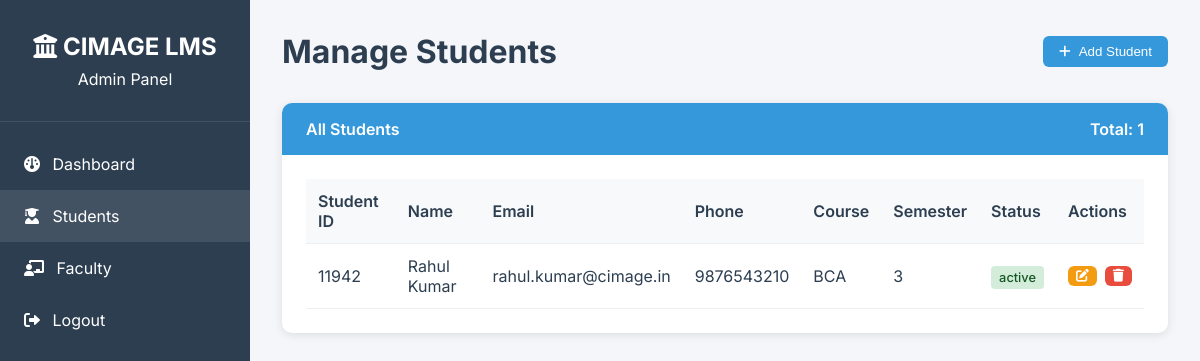
The app's page /admin/students.php (signed in) with its own data.
### tables this page shows
CREATE TABLE IF NOT EXISTS students (
    id INT AUTO_INCREMENT PRIMARY KEY,
    student_id VARCHAR(20) UNIQUE NOT NULL,
    first_name VARCHAR(50) NOT NULL,
    last_name VARCHAR(50) NOT NULL,
    email VARCHAR(100) UNIQUE NOT NULL,
    password VARCHAR(255) NOT NULL,
    phone VARCHAR(15),
    address TEXT,
    profile_picture TEXT,
    course VARCHAR(50),
    semester INT,
    enrollment_date DATE,
    status ENUM('active', 'inactive', 'graduated') DEFAULT 'active',
    created_at TIMESTAMP DEFAULT CURRENT_TIMESTAMP,
    updated_at TIMESTAMP DEFAULT CURRENT_TIMESTAMP ON UPDATE CURRENT_TIMESTAMP
);

### admin/students.php (the view, shortened to what this page needs)
<?php
require_once '../config.php';
$students = $conn->query("SELECT * FROM students ORDER BY created_at DESC");
?>
<!DOCTYPE html>
<html lang="en">
<head>
    <link rel="stylesheet" href="https://cdnjs.cloudflare.com/ajax/libs/font-awesome/6.0.0/css/all.min.css">
</head>
<body>
    <div class="admin-container">
        <div class="sidebar">
            <div class="sidebar-header">
                <h2><i class="fas fa-university"></i> CIMAGE LMS</h2>
                <p>Admin Panel</p>
            </div>
            <nav class="sidebar-menu">
                <a href="index.php" class="menu-item">
                    <i class="fas fa-dashboard"></i> Dashboard
                </a>
                <a href="students.php" class="menu-item active">
                    <i class="fas fa-user-graduate"></i> Students
                </a>
                <a href="faculty.php" class="menu-item">
                    <i class="fas fa-chalkboard-teacher"></i> Faculty
                </a>
                <a href="logout.php" class="menu-item">
                    <i class="fas fa-sign-out-alt"></i> Logout
                </a>
            </nav>
        </div>
        <div class="main-content">
            <div class="header">
                <h1>Manage Students</h1>
                <button class="btn btn-primary" onclick="openAddModal()">
                    <i class="fas fa-plus"></i> Add Student
                </button>
            </div>
            <div class="card">
                <div class="card-header">
                    <span>All Students</span>
                    <span>Total: <?php echo $students->num_rows; ?></span>
                </div>
                <div class="card-body">
                    <table class="table">
                        <thead>
                            <tr>
                                <th>Student ID</th>
                                <th>Name</th>
                                <th>Email</th>
                                <th>Phone</th>
                                <th>Course</th>
                                <th>Semester</th>
                                <th>Status</th>
                                <th>Actions</th>
                            </tr>
                        </thead>
                        <tbody>
                            <?php while ($student = $students->fetch_assoc()): ?>
                            <tr>
                                <td><?php echo htmlspecialchars($student['student_id']); ?></td>
                                <td><?php echo htmlspecialchars($student['first_name'] . ' ' . $student['last_name']); ?></td>
                                <td><?php echo htmlspecialchars($student['email']); ?></td>
                                <td><?php echo htmlspecialchars($student['phone']); ?></td>
                                <td><?php echo htmlspecialchars($student['course']); ?></td>
                                <td><?php echo htmlspecialchars($student['semester']); ?></td>
                                <td>
                                    <span class="badge <?php
                                        echo $student['status'] == 'active' ? 'badge-success' :
                                             ($student['status'] == 'inactive' ? 'badge-warning' : 'badge-danger');
                                    ?>">
                                        <?php echo htmlspecialchars($student['status']); ?>
                                    </span>
                                </td>
                                <td>
                                    <div class="actions">
                                        <button class="btn btn-warning btn-sm" onclick="openEditModal(<?php echo $student['id']; ?>)">
                                            <i class="fas fa-edit"></i>
                                        </button>
                                        <button class="btn btn-danger btn-sm" onclick="deleteStudent(<?php echo $student['id']; ?>)">
                                            <i class="fas fa-trash"></i>
                                        </button>
                                    </div>
                                </td>
                            </tr>
                            <?php endwhile; ?>
                        </tbody>
                    </table>
                </div>
            </div>
        </div>
    </div>
</body>
</html>

### admin/students.php (style rules this page uses)
* { margin: 0; padding: 0; box-sizing: border-box; }
body { font-family: 'Inter', sans-serif; background: #f5f6fa; color: #2c3e50; }
.admin-container { display: flex; min-height: 100vh; }
.sidebar { width: 250px; background: #2c3e50; color: white; padding: 2rem 0; }
.sidebar-header { text-align: center; padding: 0 1rem 2rem; border-bottom: 1px solid rgba(255,255,255,0.1); }
.sidebar-header h2 { font-size: 1.5rem; margin-bottom: 0.5rem; }
.sidebar-menu { padding: 1rem 0; }
.menu-item { display: block; padding: 1rem 1.5rem; color: white; text-decoration: none; transition: background 0.3s ease; }
.menu-item:hover, .menu-item.active { background: rgba(255,255,255,0.1); }
.menu-item i { margin-right: 0.5rem; }
.main-content { flex: 1; padding: 2rem; }
.header { display: flex; justify-content: space-between; align-items: center; margin-bottom: 2rem; }
.header h1 { font-size: 2rem; color: #2c3e50; }
.btn { padding: 0.5rem 1rem; border: none; border-radius: 6px; cursor: pointer; text-decoration: none; display: inline-flex; align-items: center; gap: 0.5rem; font-weight: 500; transition: all 0.3s ease; }
.btn-primary { background: #3498db; color: white; }
.btn-warning { background: #f39c12; color: white; }
.btn-danger { background: #e74c3c; color: white; }
.btn-sm { padding: 0.25rem 0.5rem; font-size: 0.8rem; }
.card { background: white; border-radius: 10px; box-shadow: 0 2px 10px rgba(0,0,0,0.1); overflow: hidden; }
.card-header { background: #3498db; color: white; padding: 1rem 1.5rem; font-weight: 600; display: flex; justify-content: space-between; align-items: center; }
.card-body { padding: 1.5rem; }
.table { width: 100%; border-collapse: collapse; }
.table th, .table td { padding: 0.75rem; text-align: left; border-bottom: 1px solid #ecf0f1; }
.table th { background: #f8f9fa; font-weight: 600; }
.badge { padding: 0.25rem 0.5rem; border-radius: 4px; font-size: 0.8rem; font-weight: 500; }
.badge-success { background: #d4edda; color: #155724; }
.actions { display: flex; gap: 0.5rem; }

### records on screen
students: student "11942", first_name+last_name "Rahul Kumar", email "rahul.kumar@cimage.in", phone "9876543210", course "BCA", semester "3", status "active"

### other values on screen
$students->num_rows "1"
